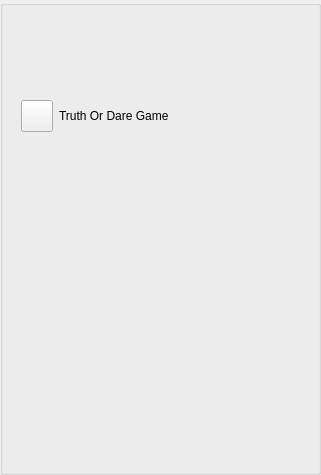
<?xml version="1.0" encoding="UTF-8"?>
<ui version="4.0">
 <class>AppletPeerTodGameUi</class>
 <widget class="QWidget" name="AppletPeerTodGameUi">
  <property name="geometry">
   <rect>
    <x>0</x>
    <y>0</y>
    <width>321</width>
    <height>475</height>
   </rect>
  </property>
  <property name="sizePolicy">
   <sizepolicy hsizetype="Expanding" vsizetype="Expanding">
    <horstretch>0</horstretch>
    <verstretch>0</verstretch>
   </sizepolicy>
  </property>
  <property name="windowTitle">
   <string>Dialog</string>
  </property>
  <layout class="QVBoxLayout" name="verticalLayout">
   <property name="spacing">
    <number>0</number>
   </property>
   <property name="leftMargin">
    <number>0</number>
   </property>
   <property name="topMargin">
    <number>0</number>
   </property>
   <property name="rightMargin">
    <number>0</number>
   </property>
   <property name="bottomMargin">
    <number>0</number>
   </property>
   <item>
    <widget class="QGroupBox" name="StyledDlgItemsBox">
     <property name="sizePolicy">
      <sizepolicy hsizetype="Expanding" vsizetype="Expanding">
       <horstretch>0</horstretch>
       <verstretch>0</verstretch>
      </sizepolicy>
     </property>
     <property name="minimumSize">
      <size>
       <width>0</width>
       <height>0</height>
      </size>
     </property>
     <property name="title">
      <string/>
     </property>
     <layout class="QVBoxLayout" name="verticalLayout_2">
      <item>
       <widget class="QLabel" name="m_StatusLabel">
        <property name="text">
         <string/>
        </property>
       </widget>
      </item>
      <item>
       <widget class="IdentWidget" name="m_FriendIdentWidget" native="true">
        <property name="sizePolicy">
         <sizepolicy hsizetype="Preferred" vsizetype="Fixed">
          <horstretch>0</horstretch>
          <verstretch>0</verstretch>
         </sizepolicy>
        </property>
        <property name="minimumSize">
         <size>
          <width>0</width>
          <height>50</height>
         </size>
        </property>
        <property name="maximumSize">
         <size>
          <width>16777215</width>
          <height>50</height>
         </size>
        </property>
       </widget>
      </item>
      <item>
       <widget class="QFrame" name="m_PermissionFrame">
        <property name="sizePolicy">
         <sizepolicy hsizetype="Preferred" vsizetype="Fixed">
          <horstretch>0</horstretch>
          <verstretch>0</verstretch>
         </sizepolicy>
        </property>
        <layout class="QHBoxLayout" name="horizontalLayout">
         <item>
          <widget class="VxPushButton" name="m_PermissionButton">
           <property name="minimumSize">
            <size>
             <width>32</width>
             <height>32</height>
            </size>
           </property>
           <property name="maximumSize">
            <size>
             <width>32</width>
             <height>32</height>
            </size>
           </property>
           <property name="text">
            <string/>
           </property>
           <property name="iconSize">
            <size>
             <width>32</width>
             <height>32</height>
            </size>
           </property>
          </widget>
         </item>
         <item>
          <widget class="QLabel" name="m_PermissionLabel">
           <property name="sizePolicy">
            <sizepolicy hsizetype="Preferred" vsizetype="Fixed">
             <horstretch>0</horstretch>
             <verstretch>0</verstretch>
            </sizepolicy>
           </property>
           <property name="text">
            <string>Truth Or Dare Game</string>
           </property>
          </widget>
         </item>
        </layout>
       </widget>
      </item>
      <item>
       <widget class="TodGameWidget" name="m_TodGameWidget" native="true">
        <property name="sizePolicy">
         <sizepolicy hsizetype="Preferred" vsizetype="Expanding">
          <horstretch>0</horstretch>
          <verstretch>0</verstretch>
         </sizepolicy>
        </property>
       </widget>
      </item>
      <item>
       <widget class="InstMsgWidget" name="m_InstMsgWidget" native="true">
        <property name="sizePolicy">
         <sizepolicy hsizetype="Preferred" vsizetype="Expanding">
          <horstretch>0</horstretch>
          <verstretch>0</verstretch>
         </sizepolicy>
        </property>
       </widget>
      </item>
     </layout>
    </widget>
   </item>
  </layout>
 </widget>
 <customwidgets>
  <customwidget>
   <class>VxPushButton</class>
   <extends>QPushButton</extends>
   <header>VxPushButton.h</header>
  </customwidget>
  <customwidget>
   <class>IdentWidget</class>
   <extends>QWidget</extends>
   <header location="global">IdentWidget.h</header>
   <container>1</container>
  </customwidget>
  <customwidget>
   <class>TodGameWidget</class>
   <extends>QWidget</extends>
   <header>TodGameWidget.h</header>
   <container>1</container>
  </customwidget>
  <customwidget>
   <class>InstMsgWidget</class>
   <extends>QWidget</extends>
   <header>InstMsgWidget.h</header>
   <container>1</container>
  </customwidget>
 </customwidgets>
 <resources/>
 <connections/>
</ui>
